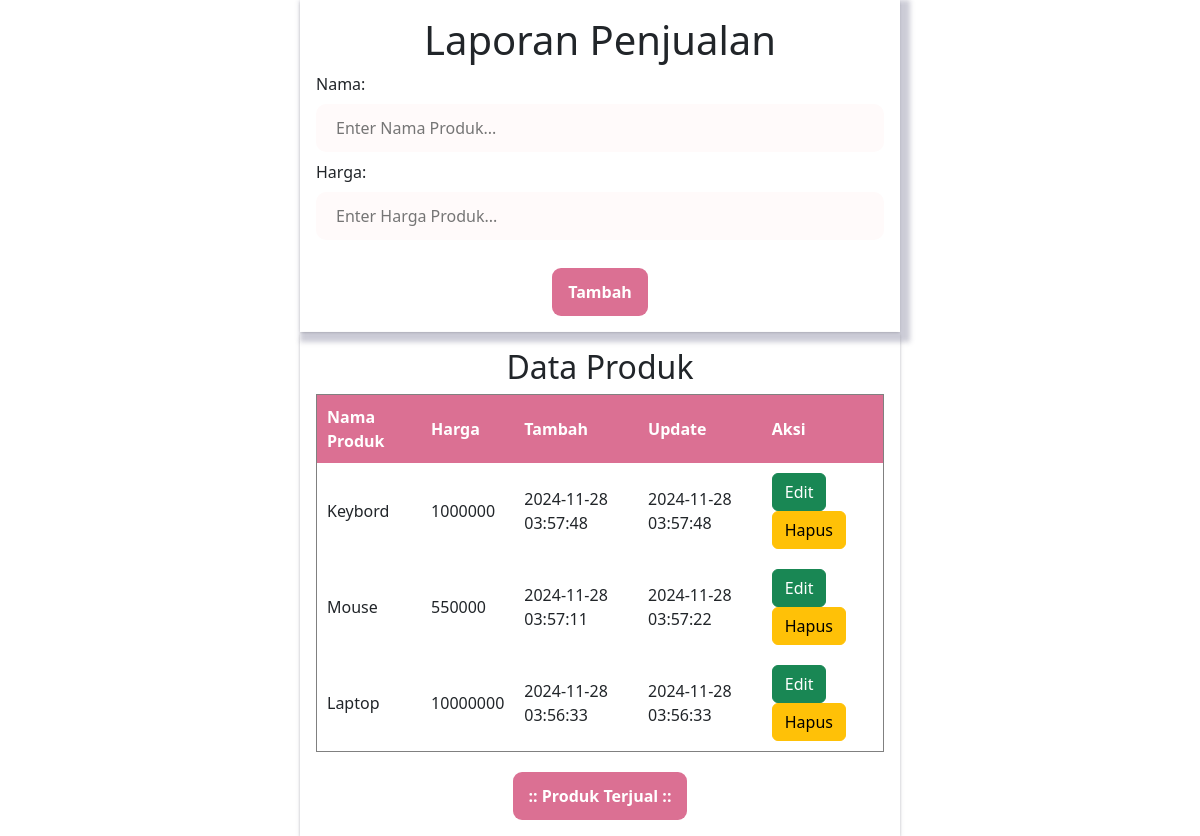
The page / on the database its author committed.
### tables this page shows
CREATE TABLE IF NOT EXISTS `sistem_pencatatan_penjualan` (
  `id` int NOT NULL AUTO_INCREMENT,
  `name_product` varchar(50) NOT NULL,
  `price_product` float NOT NULL,
  `created_at` varchar(50) DEFAULT NULL,
  `updated_at` varchar(50) DEFAULT NULL,
  PRIMARY KEY (`id`)
);

### index.php (the view, shortened to what this page needs)
<?php
include 'config/connectDb.php';
$name_product = $price_product = $created_at = $updated_at = "";
$sql = "SELECT * FROM sistem_pencatatan_penjualan ORDER BY updated_at DESC";
$result = $con->query($sql);
?>
<!DOCTYPE html>
<html lang="en">
<head>
    <link href="https://cdn.jsdelivr.net/npm/bootstrap@5.3.3/dist/css/bootstrap.min.css" rel="stylesheet">
</head>
<body>
    <div style="box-shadow: rgba(50, 50, 93,0.25) 5px 5px 5px 5px, rgba(0,0,0,0.3) 0px 1px 3px -1px; display:flex;flex-direction:column;padding:1rem;width:50%;margin:0 auto;justify-content:center;">
        <h1 style="text-align:center;">Laporan Penjualan</h1>
        <form action="<?php echo htmlspecialchars($_SERVER["PHP_SELF"]) ?>" method="POST">
            Nama: <input type="text" value="<?= $name_product ?>" name="name_product" placeholder="Enter Nama Produk...">
            Harga: <input type="text" value="<?= $price_product ?>" name="price_product" placeholder="Enter Harga Produk...">
            <div style="margin-top:20px;display:flex;justify-content:center;">
                <input style="padding: 12px 16px; color:white; font-weight:bold; background: #DB7093;border:none; border-radius:9px;" type="submit" value="Tambah">
            </div>
        </form>
    </div>
    <div style="margin-top:20px;box-shadow: rgba(50, 50, 93,0.25) 0px 7px 5px -1px, rgba(0,0,0,0.3) 0px 1px 3px -1px; display:flex;flex-direction:column;padding:1rem;width:50%;margin:0 auto;justify-content:center;">
        <h2 style="text-align:center;">Data Produk</h2>
        <table border="1" style="border-collapse: collapse;">
            <tr>
                <th>Nama Produk</th>
                <th>Harga </th>
                <th>Tambah</th>
                <th>Update</th>
                <th>Aksi</th>
            </tr>
            <?php if ($result->num_rows > 0) : ?>
                <?php $i = 1;
                while ($row = $result->fetch_assoc()) : ?>
                    <tr>
                        <td><?= $row['name_product']; ?></td>
                        <td><?= $row['price_product']; ?></td>
                        <td><?= $row['created_at']; ?></td>
                        <td><?= $row['updated_at']; ?></td>
                        <td>
                            <a type="button" class="btn btn-success" href="edit.php?id=<?= $row["id"]; ?>">Edit</a>
                            <a type="button" class="btn btn-warning" href="delete.php?id=<?= $row["id"]; ?>" onclick="return confirm('Yakin ingin menghapus?')">Hapus</a>
                        </td>
                    </tr>
                <?php endwhile; ?>
            <?php else : ?>
                <tr>
                    <td colspan="5" style="color:grey; text-align:center;"> data not found</td>
                </tr>
            <?php endif; ?>
        </table>
        <div style="margin-top:20px;display:flex;justify-content:center;">
            <a href="penjualan.php" style="padding: 12px 16px; color: white; font-weight: bold; background: #DB7093; border: none; text-decoration: none; display: inline-block; border-radius:9px;">
                :: Produk Terjual ::
            </a>
        </div>
    </div>
</body>
</html>

### index.php (style rules this page uses)
input[type=text], textarea { width: 100%; padding: 12px 20px; margin: 8px 0; box-sizing: border-box; border: none; border-radius: 10px; background-color: snow; color: black; }
th, td { padding: 10px; }
th { background: #DB7093; color: white; }

### rows shown on the page
sistem_pencatatan_penjualan: name_product "Keybord", price_product "1000000", created_at "2024-11-28 03:57:48", updated_at "2024-11-28 03:57:48"
sistem_pencatatan_penjualan: name_product "Mouse", price_product "550000", created_at "2024-11-28 03:57:11", updated_at "2024-11-28 03:57:22"
sistem_pencatatan_penjualan: name_product "Laptop", price_product "10000000", created_at "2024-11-28 03:56:33", updated_at "2024-11-28 03:56:33"
